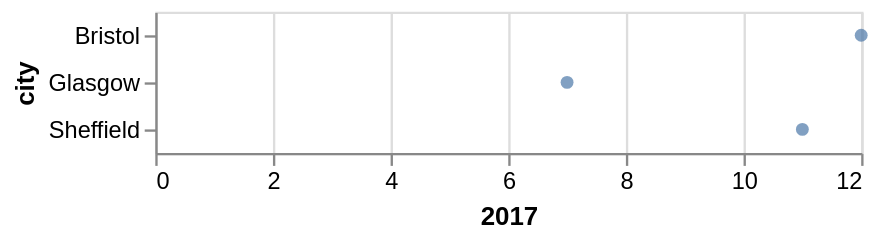

This figure's Vega-Lite source:
### Vega-Lite specification from a JSON file in a GitHub repository (floating-point values rounded to 4 significant figures)
{"$schema": "https://vega.github.io/schema/vega-lite/v5.json", "data": {"values": [{"city": "Bristol", "temperature": 12, "year": 2017}, {"city": "Bristol", "temperature": 14, "year": 2018}, {"city": "Sheffield", "temperature": 11, "year": 2017}, {"city": "Sheffield", "temperature": 13, "year": 2018}, {"city": "Glasgow", "temperature": 7, "year": 2017}, {"city": "Glasgow", "temperature": 10, "year": 2018}]}, "encoding": {"x": {"field": "2017", "type": "quantitative"}, "y": {"field": "city", "type": "nominal"}}, "mark": "circle", "transform": [{"groupby": ["city"], "pivot": "year", "value": "temperature"}]}
